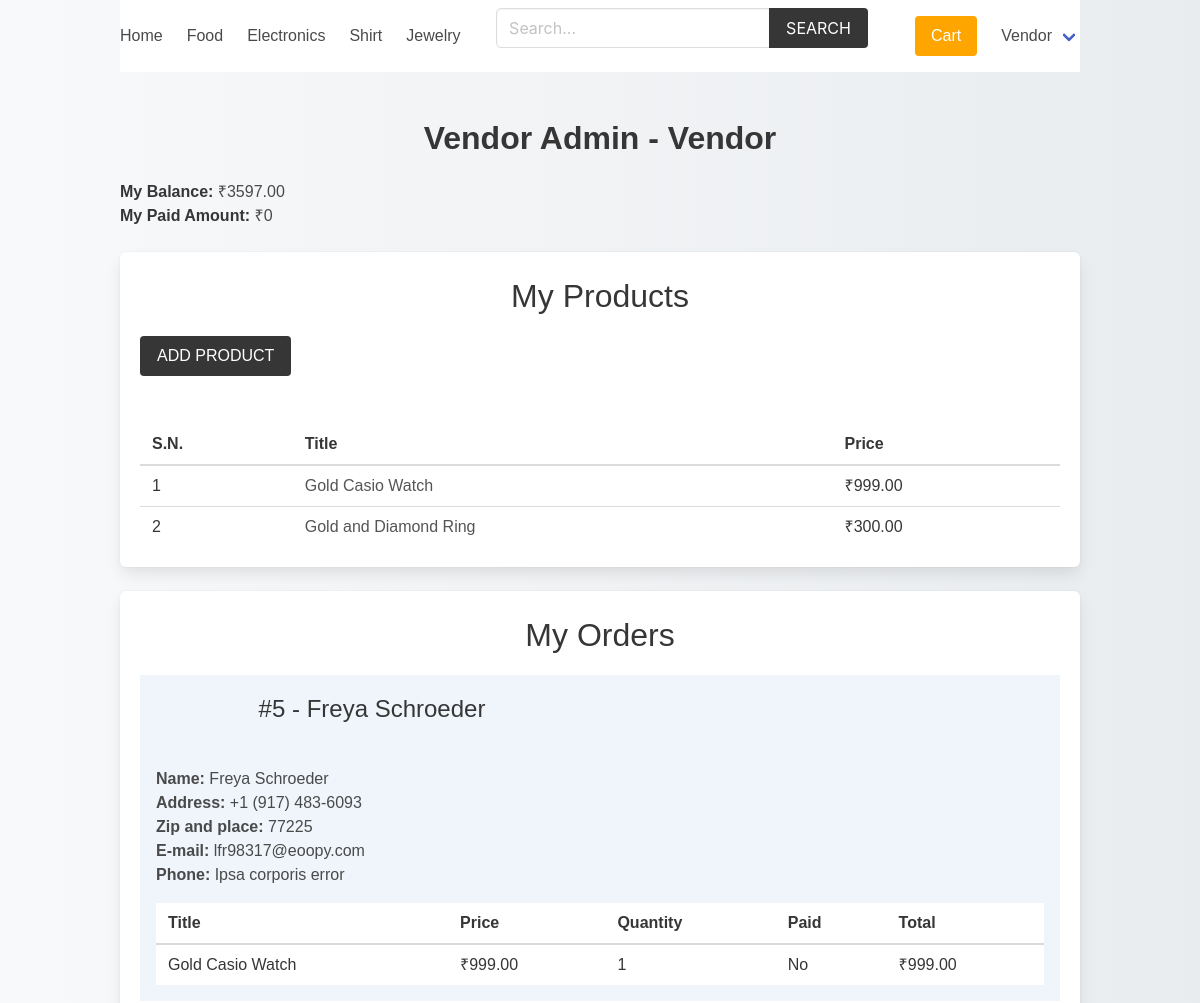
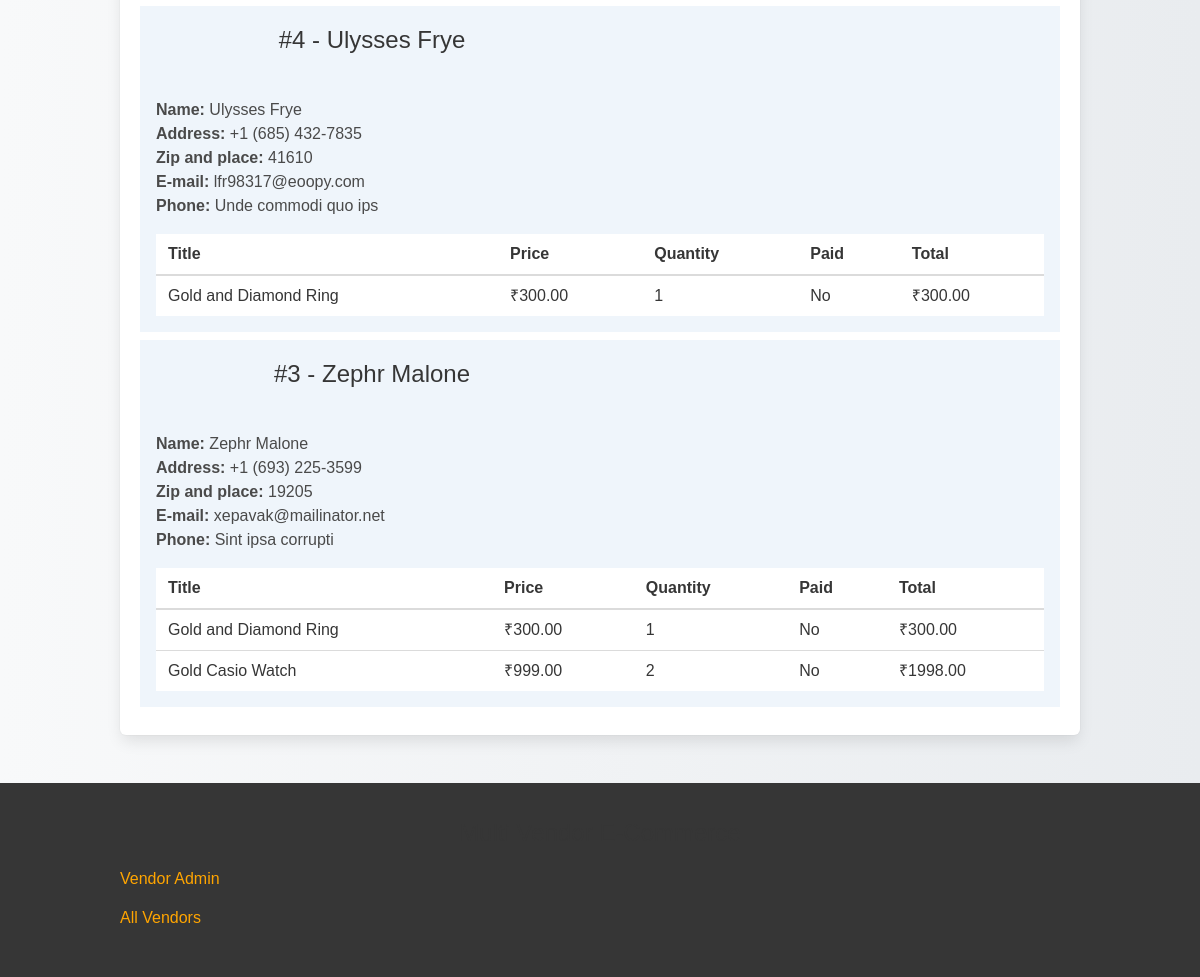
Page /vendor/vendor-admin/ (signed in) on the committed database (2 pictures, top to bottom).
### product/models.py (models this page shows, shortened)
class Category(models.Model):
    title = models.CharField(max_length=50)
    slug = models.SlugField(max_length=55)
    ordering = models.IntegerField(default=0)
    class Meta:
        ordering = ['ordering']

class Product(models.Model):
    category = models.ForeignKey(Category, related_name='products', on_delete=models.CASCADE)
    vendor = models.ForeignKey(Vendor, related_name="products", on_delete=models.CASCADE)
    title = models.CharField(max_length=50)
    slug = models.SlugField(max_length=55)
    description = models.TextField(blank=True, null=True)
    price = models.DecimalField(max_digits=6, decimal_places=2)
    added_date = models.DateTimeField(auto_now_add=True)
    image = models.ImageField(upload_to='uploads/', blank=True, null=True)
    thumbnail = models.ImageField(upload_to='uploads/', blank=True, null=True) # Change uploads to thumbnails
    class Meta:
        ordering = ['-added_date']

### vendor/models.py (models this page shows, shortened)
class Vendor(models.Model):
    name = models.CharField(max_length=255)
    created_at = models.DateTimeField(auto_now_add=True)
    created_by = models.OneToOneField(User, related_name='vendor', on_delete=models.CASCADE)
    class Meta:
        ordering = ['name']
    def get_balance(self):
        items = self.items.filter(vendor_paid=False, order__vendors__in=[self.id])
        return sum((item.product.price * item.quantity) for item in items)
    def get_paid_amount(self):
        items = self.items.filter(vendor_paid=True, order__vendors__in=[self.id])
        return sum((item.product.price * item.quantity) for item in items)

### order/models.py (models this page shows, shortened)
class OrderItem(models.Model):
    order = models.ForeignKey(Order, related_name="items", on_delete=models.CASCADE)
    product = models.ForeignKey(Product, related_name="items", on_delete=models.CASCADE)
    vendor = models.ForeignKey(Vendor, related_name="items", on_delete=models.CASCADE)
    vendor_paid = models.BooleanField(default=False)
    price = models.DecimalField(max_digits=8, decimal_places=2)
    quantity = models.IntegerField(default=1)
    def get_total_price(self):
        return self.price * self.quantity

class Order(models.Model):
    first_name = models.CharField(max_length=100)
    last_name = models.CharField(max_length=100)
    email = models.CharField(max_length=100)
    address = models.CharField(max_length=100)
    place = models.CharField(max_length=100)
    phone = models.CharField(max_length=100)
    created_at = models.DateTimeField(auto_now_add=True)
    paid_amount = models.DecimalField(max_digits=8, decimal_places=2)
    vendors = models.ManyToManyField(Vendor, related_name="orders")
    class Meta:
        ordering = ['-created_at']

### vendor/views.py (the view)
# urls.py: path('vendor-admin/', views.vendor_admin, name="vendor-admin"),
@login_required
def vendor_admin(request):
    vendor = request.user.vendor
    products = vendor.products.all()
    orders = vendor.orders.all()
    for order in orders:
        order.vendor_amount = 0
        order.vendor_paid_amount = 0
        order.fully_paid = True
        for item in order.items.all():
            if item.vendor == request.user.vendor:
                if item.vendor_paid:
                    order.vendor_paid_amount += item.get_total_price()
                else:
                    order.vendor_amount += item.get_total_price()
                    order.fully_paid = False
    return render(request, 'vendor/vendor_admin.html', {'vendor': vendor, 'products': products, 'orders': orders})

### cart/cart.py (called while the page is built)
    def __len__(self):
        return sum(item['quantity'] for item in self.cart.values())

### cart/context_processors.py (called while the page is built)
def cart(request):
    return {'cart': Cart(request)}

### product/context_processors.py (called while the page is built)
def menu_categories(request):
    categories = Category.objects.all()
    return {'categories': categories}

### templates/vendor/vendor_admin.html (shortened to what this page needs)
{% extends 'core/base.html' %}
{% block content %}
    <h1 class="title">Vendor Admin - <span class="is-capitalized">{{vendor.name}}</span></h1>
    <div class="mb-5">
        <strong>My Balance: </strong> ₹{{vendor.get_balance}} <br>
        <strong>My Paid Amount: </strong> ₹{{vendor.get_paid_amount}}
    </div>
    <div class="box">
        <h2 class="is-size-3 mb-4">My Products</h2>
        <a href="{% url 'vendor:add-product' %}" class="button is-dark is-uppercase mb-6">Add Product</a>
        {% if products %}
            <table class="table is-fullwidth">
                <thead>
                    <tr>
                        <th>S.N.</th>
                        <th>Title</th>
                        <th>Price</th>
                    </tr>
                </thead>
                <tbody>
                    {% for product in products %}
                        <tr>
                            <td>{{ forloop.counter }}</td>
                            <td><a href="{% url 'product:product' product.category.slug product.slug %}">{{ product.title }}</a></td>
                            <td>₹{{ product.price }}</td>
                        </tr>
                    {% endfor %}
                </tbody>
            </table>
        {% else %}
            <p class="has-text-danger">Products not added yet.</p>
        {% endif %}
    </div>
    <div class="box">
        <h2 class="is-size-3 mb-4">My Orders</h2>
        {% if orders %}
            {% for order in orders %}
                <div class="{% if order.fully_paid %}has-background-success-light{% else %}has-background-info-light{% endif %} mb-2 p-4">
                    <div class="columns is-multiline">
                        <div class="column is-6">
                            <h3 class="is-size-4">#{{ order.id }} - {{ order.first_name }} {{ order.last_name }}</h3>
                        </div>
                        <div class="column is-12">
                            <b>Name:</b> {{ order.first_name }} {{ order.last_name }}<br>
                            <b>Address:</b> {{ order.address }}<br>
                            <b>Zip and place:</b> {{ order.zipcode }} {{ order.place }}<br>
                            <b>E-mail:</b> {{ order.email }}<br>
                            <b>Phone:</b> {{ order.phone }}
                            <table class="table is-fullwidth mt-4">
                                <thead>
                                    <tr>
                                        <th>Title</th>
                                        <th>Price</th>
                                        <th>Quantity</th>
                                        <th>Paid</th>
                                        <th>Total</th>
                                    </tr>
                                </thead>
                                <tbody>
                                    {% for item in order.items.all %}
                                        {% if item.vendor == request.user.vendor %}
                                            <tr>
                                                <td>{{ item.product.title }}</td>
                                                <td>₹{{ item.product.price }}</td>
                                                <td>{{ item.quantity }}</td>
                                                <td>{{ item.vendor_paid|yesno:"Yes,No" }}</td>
                                                <td>₹{{ item.get_total_price }}</td>
                                            </tr>
                                        {% endif %}
                                    {% endfor %}
                                </tbody>
                            </table>
                        </div>
                    </div>
                </div>
            {% endfor %}
        {% endif %}
    </div>
{% endblock content %}

### templates/core/base.html (shortened to what this page needs)
{% load static %}
<!DOCTYPE html>
<html lang="en">
<head>
    <link rel="stylesheet" href="https://cdn.jsdelivr.net/npm/bulma@0.9.2/css/bulma.min.css">
    <link rel="stylesheet" href="{% static 'css/main.css' %}">
</head>
<body>
    <div class="container">
        <nav class="navbar" role="navigation" aria-label="main navigation">
            <div id="navbarBasicExample" class="navbar-menu">
                <div class="navbar-start">
                    <a class="navbar-item" href="{% url 'core:home' %}">
                        Home
                    </a>
                    {% for category in categories %}
                        <a class="navbar-item" href="{% url 'product:category' category.slug %}">
                            {{category.title}}
                        </a>
                    {% endfor %}
                </div>
                <div class="navbar-start">
                    <div class="navbar-item">
                        <form method="get" action="{% url 'product:search' %}">
                            <div class="field has-addons">
                                <div class="control">
                                    <input type="search" name="query" id="" class="input" placeholder="Search...">
                                </div>
                                <div class="control">
                                    <button class="button is-dark is-uppercase">Search</button>
                                </div>
                            </div>
                        </form>
                    </div>
                </div>
                <div class="navbar-end">
                    <div class="navbar-item">
                        <a href="{% url 'cart:cart' %}" class="button is-warning">Cart {% if cart %}({{cart|length}}){% endif %}</a>
                    </div>
                    {% if request.user.is_authenticated %}
                        <div class="navbar-item has-dropdown is-hoverable">
                            <a class="navbar-link is-capitalized">
                                {{user.vendor.name}}
                            </a>
                        </div>
                    {% endif %}
                </div>
            </div>
        </nav>
    </div>
    <section class="section">
        <div class="container">
            {% block content %}{% endblock content %}
        </div>
    </section>
    <footer class="footer">
        <div class="container">
            <h3 class="is-size-4 mb-4">Multi Vendor E-Commerce</h3>
            {% if request.user.is_authenticated %}
                <a href="{% url 'vendor:vendor-admin' %}">Vendor Admin</a>
            {% else %}
                <a href="{% url 'vendor:become-vendor' %}">Become a Vendor</a>
            {% endif %}
            <br>
            <a href="{% url 'vendor:vendors' %}">All Vendors</a>
        </div>
    </footer>
</body>
</html>

### core/static/css/main.css (style rules this page uses)
.footer a { margin-bottom: 15px; display: inline-block; color: #444; }

### rows in the picture
Category: title "Food"
Category: title "Electronics"
Category: title "Shirt"
Category: title "Jewelry"
Vendor: name "Vendor", get_balance "3597.00", get_paid_amount "0"
Product: title "Gold Casio Watch", price "999.00"
Product: title "Gold and Diamond Ring", price "300.00"
Order: id "5", first_name "Freya", last_name "Schroeder", address "+1 (917) 483-6093", place "77225", email "lfr98317@eoopy.com", phone "Ipsa corporis error"
OrderItem: product "Gold Casio Watch", product.price "999.00", quantity "1", vendor_paid "No", get_total_price "999.00"
Order: id "4", first_name "Ulysses", last_name "Frye", address "+1 (685) 432-7835", place "41610", email "lfr98317@eoopy.com", phone "Unde commodi quo ips"
OrderItem: product "Gold and Diamond Ring", product.price "300.00", quantity "1", vendor_paid "No", get_total_price "300.00"
Order: id "3", first_name "Zephr", last_name "Malone", address "+1 (693) 225-3599", place "19205", email "xepavak@mailinator.net", phone "Sint ipsa corrupti"
OrderItem: product "Gold and Diamond Ring", product.price "300.00", quantity "1", vendor_paid "No", get_total_price "300.00"
OrderItem: product "Gold Casio Watch", product.price "999.00", quantity "2", vendor_paid "No", get_total_price "1998.00"

### other values in the picture
{{ user.vendor.name }} "Vendor"
